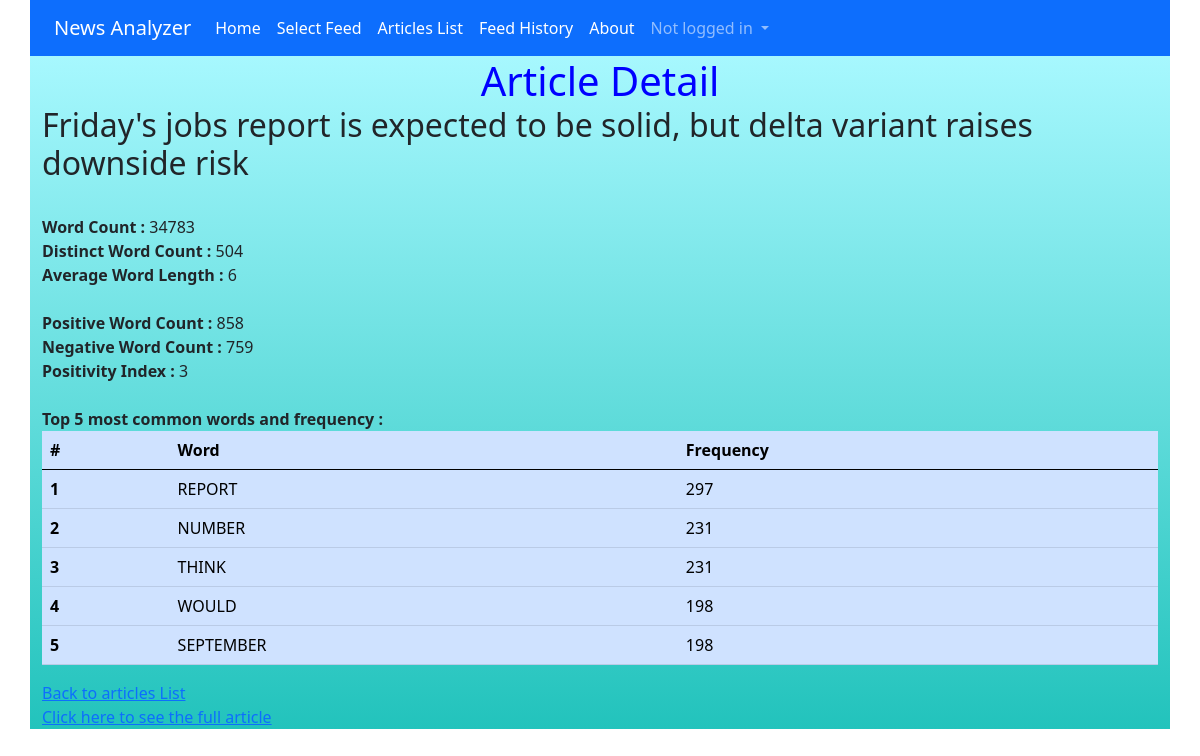
Screenshot of /newsanalyzer/897/ with the database file from the repository.
### newsanalyzer/models.py (models this page shows, shortened)
class Article(models.Model):
    title = models.CharField(max_length=255, null=True)
    link = models.URLField(null=True)
    description = models.CharField(max_length=255, null=True)
    date = models.CharField(max_length=255, null=True)
    word_count = models.IntegerField(null=True)
    positivity_index = models.IntegerField(null=True)
    record_type = models.IntegerField(null=True)
    num_articles = models.IntegerField(null=True)
    distinct_word_count = models.IntegerField(null=True)
    avg_word_length = models.IntegerField(null=True)
    pos_tally = models.IntegerField(null=True)
    neg_tally = models.IntegerField(null=True)
    common_words_1 = models.CharField(max_length=25, null=True)
    common_words_tally_1 = models.IntegerField(null=True)
    common_words_2 = models.CharField(max_length=25, null=True)
    common_words_tally_2 = models.IntegerField(null=True)
    common_words_3 = models.CharField(max_length=25, null=True)
    common_words_tally_3 = models.IntegerField(null=True)
    common_words_4 = models.CharField(max_length=25, null=True)
    common_words_tally_4 = models.IntegerField(null=True)
    common_words_5 = models.CharField(max_length=25, null=True)
    common_words_tally_5 = models.IntegerField(null=True)

### newsanalyzer/views.py (the view)
# urls.py: path('<int:pk>/', ArticleDetailView.as_view(), name='article_detail'),
class ArticleDetailView(DetailView):
    model = Article
    template_name = 'article_detail.html'

### templates/article_detail.html (shortened to what this page needs)
{% extends 'base.html' %}
{% block content %}
   <div class="main-body container">
      <h1>Article Detail</h1>
      <div>
      <h2>{{ article.title }}</h2>
      <br>
      <span class="font-weight-bold">
            Word Count :
      </span>
      {{ article.word_count }}
      <br>
      <span class="font-weight-bold">
            Distinct Word Count :
      </span>
      {{ article.distinct_word_count }}
      <br>
      <span class="font-weight-bold">
            Average Word Length :
      </span>
      {{ article.avg_word_length }}
      <br>
      <br>
      <span class="font-weight-bold">
            Positive Word Count :
      </span>
      {{ article.pos_tally }}
      <br>
      <span class="font-weight-bold">
            Negative Word Count :
      </span>
      {{ article.neg_tally }}
      <br>
      <span class="font-weight-bold">
         Positivity Index :
      </span>
      {{ article.positivity_index }}
      <br>
      <br>
      <span class="font-weight-bold">
            Top 5 most common words and frequency :
      </span>
      <br>
      <table class="table table-primary">
            <thead>
              <tr>
                <th scope="col">#</th>
                <th scope="col">Word</th>
                <th scope="col">Frequency</th>
              </tr>
            </thead>
            <tbody>
              <tr>
                <th scope="row">1</th>
                <td>{{ article.common_words_1 }}</td>
                <td>{{ article.common_words_tally_1 }}</td>
              </tr>
              <tr>
                <th scope="row">2</th>
                <td>{{ article.common_words_2 }}</td>
                <td>{{ article.common_words_tally_2 }}</td>
              </tr>
              <tr>
                 <th scope="row">3</th>
                  <td>{{ article.common_words_3 }}</td>
                  <td>{{ article.common_words_tally_3 }}</td>
              </tr>
              <tr>
                  <th scope="row">4</th>
                  <td>{{ article.common_words_4 }}</td>
                  <td>{{ article.common_words_tally_4 }}</td>
              </tr>
              <tr>
                  <th scope="row">5</th>
                  <td>{{ article.common_words_5 }}</td>
                  <td>{{ article.common_words_tally_5 }}</td>
              </tr>
            </tbody>
          </table>
      <a href="{% url 'article_list' %}">Back to articles List</a>
      <br>
         <a href="{{ article.link }}" target="_blank">Click here to see the full article</a>
      </div>
   </div>
{% endblock content %}

### static/css/style.css (style rules this page uses)
h1 { color: blue; margin: 1px; text-align: center; }
.container { display: flex; flex-direction: column; }
.main-body { background: rgb(34,195,188); background: linear-gradient(0deg, rgba(34,195,188,1) 0%, rgba(45,238,253,0.4206057422969187) 100%); }
.font-weight-bold { font-weight: bold; }

### rows the page displays
Article: title "Friday's jobs report is expected to be solid, but delta variant raises downside risk", word_count "34783", distinct_word_count "504", avg_word_length "6", pos_tally "858", neg_tally "759", positivity_index "3", common_words_1 "REPORT", common_words_tally_1 "297", common_words_2 "NUMBER", common_words_tally_2 "231", common_words_3 "THINK", common_words_tally_3 "231", common_words_4 "WOULD", common_words_tally_4 "198", common_words_5 "SEPTEMBER", common_words_tally_5 "198"
